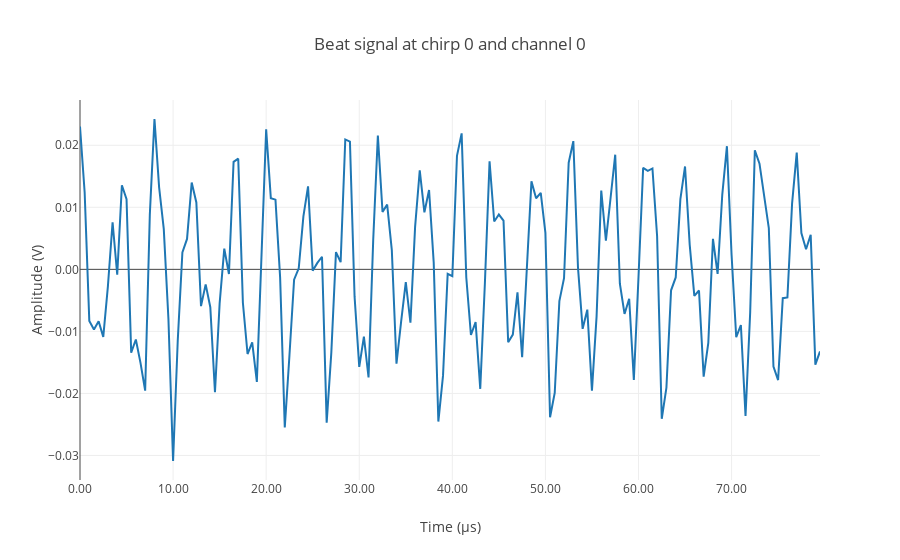

The cell this chart's notebook holds for it:
### Code cell
beat = go.Scatter(
    x=time_matrix[0, 0, :] * 1e6,
    y=beat_matrix[0, 0, :],
    name="Beat signal at chirp 0 and channel 0",
)
data = [beat]

layout = go.Layout(
    title="Beat signal at chirp 0 and channel 0",
    yaxis=dict(tickformat=".2f", title="Amplitude (V)"),
    xaxis=dict(tickformat=".2f", title="Time (µs)"),
)

fig = go.Figure(data, layout=layout)
iplot(fig)

### Figure 1 — Plotly figure (JSON) as saved in the notebook; plotly's stock layout.template omitted (floating-point values rounded to 4 significant figures; data arrays with more than 128 entries replaced by an {"elided": "..."} marker saying what was removed)
{"data": [{"name": "Beat signal at chirp 0 and channel 0", "type": "scatter", "uid": "e8748d24-7fae-4abf-9ec0-e2f937bb34d6", "x": {"elided": "160 float values"}, "y": {"elided": "160 float values"}}], "layout": {"title": {"text": "Beat signal at chirp 0 and channel 0"}, "xaxis": {"tickformat": ".2f", "title": {"text": "Time (µs)"}}, "yaxis": {"tickformat": ".2f", "title": {"text": "Amplitude (V)"}}}}
